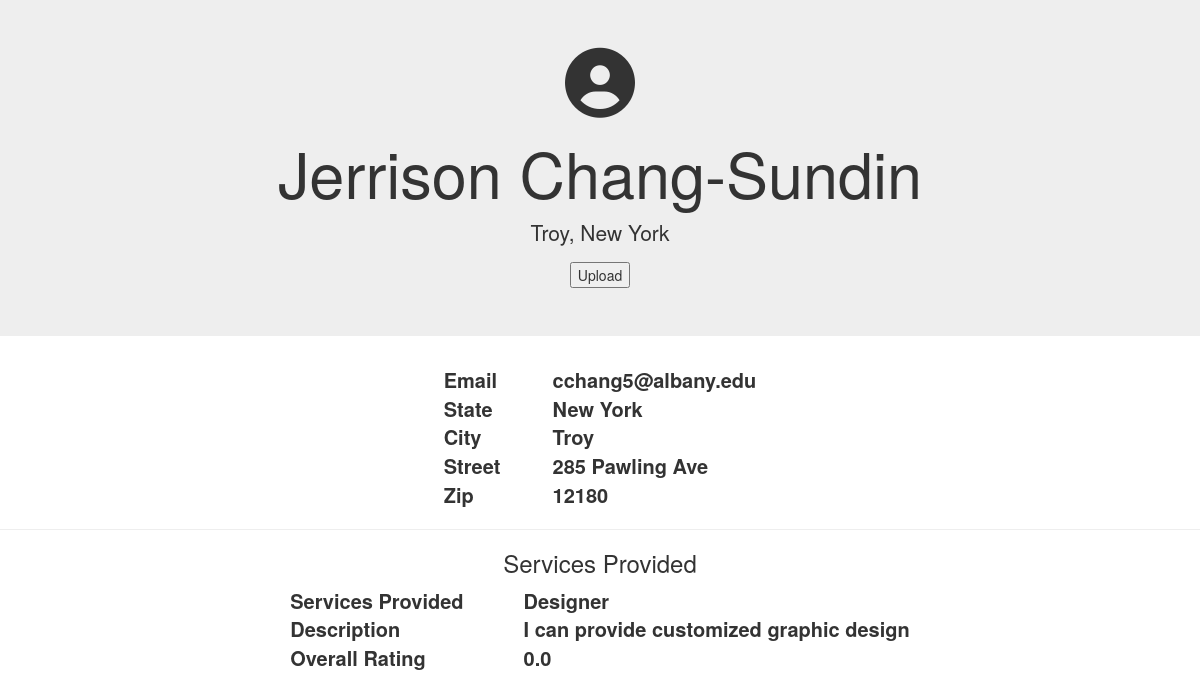
The page /RateMyServices/professional_profile/2/ on the database its author committed.
### RateMyServices/models.py (models this page shows, shortened)
class ProfessionalUser(models.Model):
	generalUserID = models.ForeignKey(User, on_delete=models.CASCADE)
	title = models.CharField(max_length=30, default='')
	description = models.CharField(max_length=200, default='')
	avg_rating = models.FloatField(default=0.0)

### accounts/models.py (models this page shows, shortened)
class User(AbstractBaseUser):
    email   = models.EmailField(max_length=255,unique=True)
    active  = models.BooleanField(default=True)
    staff   = models.BooleanField(default=False) # a admin user; non super-user
    admin   = models.BooleanField(default=False) # a superuser
    first_name  = models.CharField(max_length=30,null=True,blank=False)
    last_name   = models.CharField(max_length=30,null=True,blank=False)
    professional = models.BooleanField(default=False)
    state       = models.CharField(max_length=30,null=True,blank=False)
    city        = models.CharField(max_length=30,null=True,blank=False)
    zips        = models.CharField(max_length=5,null=True,blank=False)
    street      = models.CharField(max_length=100,null=True,blank=False)
    phone       = models.CharField(max_length=12,null=True,blank=False)
    USERNAME_FIELD = 'email'
    REQUIRED_FIELDS = ['first_name','last_name'] # Email & Password are required by default.
    objects = UserManager()

### RateMyServices/views.py (the view)
# urls.py: path('professional_profile/<int:professionaluser_id>/', views.professional_profile, name='professional_profile'),
def professional_profile(request, professionaluser_id):
	pUser = get_object_or_404(ProfessionalUser, id=professionaluser_id)
	return render(request, 'RateMyServices/professional_profile.html', {'pUser': pUser})

### RateMyServices/templates/RateMyServices/professional_profile.html (shortened to what this page needs)
<!DOCTYPE html>
<html>
	<head>
		{% load static %}
		<link rel="stylesheet" href="https://maxcdn.bootstrapcdn.com/bootstrap/3.4.0/css/bootstrap.min.css">
		<link rel="stylesheet" href="path/to/font-awesome/css/font-awesome.min.css">
        <link rel="stylesheet" type="text/css" href="{% static 'RateMyServices/css/style.css' %}">
		<link rel="stylesheet" type="text/css" href="{% static 'RateMyServices/css/general_profile.css' %}">
	</head>
	<body>
		<div class="jumbotron jumbotron-fluid text-center">
			<div>
				<i class="fa fa-user-circle fa-5x"></i>
			</div>
			<h1>{{ pUser.generalUserID.first_name }} {{ pUser.generalUserID.last_name }}</h1>
			<p>{{ pUser.generalUserID.city }}, {{ pUser.generalUserID.state }}</p>
			<div>
				<form method="post" enctype="multipart/form-data">
					<button type="submit">Upload</button>
				  </form>
			</div>
		</div>
		<div style="align-content: center">
			<table cellspacing="20" align="center" style="font-size: 20px">
				<tr style="padding: 30px">
				  <th>Email</th>
				  <th>{{ pUser.generalUserID.email }}</th>
				</tr>
				<tr style="padding: 30px">
					<th style="padding-right: 60px">State</th>
					<th>{{ pUser.generalUserID.state }}</th>
				</tr>
				<tr style="padding: 30px">
					<th>City</th>
					<th>{{ pUser.generalUserID.city }}</th>
				</tr>
				<tr style="padding: 30px">
					<th>Street</th>
					<th>{{ pUser.generalUserID.street }}</th>
				</tr>
				<tr style="padding: 30px">
						<th>Zip</th>
						<th>{{ pUser.generalUserID.zips }}</th>
				</tr>
			</table>
        </div>
            <hr>
        <div>
            <h3 align="center">Services Provided</h3>
            <table cellspacing="20" align="center" style="font-size: 20px">
                    <tr style="padding: 30px">
                      <th style="padding-right: 60px">Services Provided</th>
                      <th>{{ pUser.title }}</th>
                    </tr>
                    <tr style="padding: 30px">
                        <th>Description</th>
                        <th>{{ pUser.description }}</th>
                    </tr>
                    <tr style="padding: 30px">
                        <th>Overall Rating</th>
                        <th>{{ pUser.avg_rating }}</th>
                    </tr>
            </table>
        </div>
	</body>
</html>

### RateMyServices/static/RateMyServices/css/style.css (style rules this page uses)
body { background: white url("images/background.gif") no-repeat; }

### rows shown on the page
ProfessionalUser: generalUserID.first_name "Jerrison", generalUserID.last_name "Chang-Sundin", generalUserID.city "Troy", generalUserID.state "New York", generalUserID.email "cchang5@albany.edu", generalUserID.street "285 Pawling Ave", generalUserID.zips "12180", title "Designer", description "I can provide customized graphic design", avg_rating "0.0"
